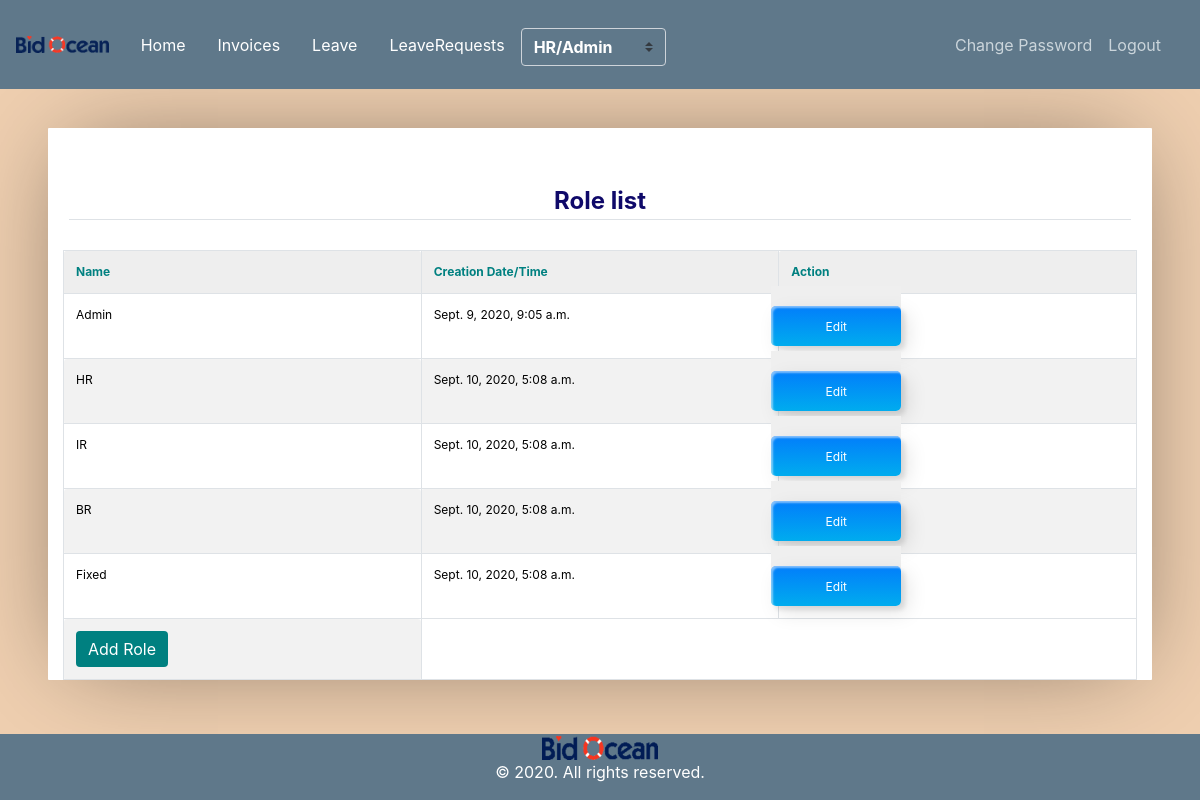
Page /role-list/ (signed in) on the committed database.
### user_invoice/models.py (models this page shows, shortened)
class Role(models.Model):
    id         = models.AutoField(primary_key=True)
    name       = models.CharField(max_length=300)
    created_at = models.DateTimeField(auto_now_add=True)
    status     = models.SmallIntegerField(default=1)

### user_invoice/views.py (the view)
# urls.py: path('role-list/',views.RoleDisplayView.as_view(),name='role_list'),
class RoleDisplayView(AdminOrHRPanelMixin,TemplateView):
    template_name = 'user_invoice/role_list.html'
    def get(self, request):
        context = {
            'roles': Role.objects.all(),
            'title': 'Role list',
            'role' : Employee.objects.get(auth_tbl=self.request.user).role.name.lower()
        }
        return render(request, self.template_name, context)

### user_invoice/mixin.py (called while the page is built)
    def test_func(self):
        user     = self.request.user
        employee = Employee.objects.get(auth_tbl=user)
        return employee.role.name.lower() == 'admin' or employee.role.name.lower() == 'hr'

### user_invoice/templates/user_invoice/role_list.html (shortened to what this page needs)
{% extends "user_invoice/base.html" %}
{% load crispy_forms_tags %}
{% block content %}
		<table  width="100%">
			<tr>
				<td><legend class="border-bottom mb-4" style="color: rgb(15, 9, 105);text-align: center;"><b>Role list</b> </legend></td>
			</tr>
		</table>
		<table cellpadding="0" cellspacing="0" border="0" class="table table-bordered table-striped  display" width="100%">
			<tr>
				<th style="color: teal;"><b> Name</b> </th>
				<th style="color: teal;"><b> Creation Date/Time</b></th>
				<th style="color: teal;"><b> Action </b></th>
			</tr>
			{% for role in roles %}
				<tr>
					<td style="color: black;">{{role.name}}</td>
					<td style="color: black;">{{role.created_at}}</td>
					<td><a href="{% url 'role_edit' role.pk %}"><button class="custom-btn btn-12"><span>Click!</span><span>Edit</span></button></a></td>
				</tr>
			{% endfor %}
			<td align="left"><a href="{% url 'role_add' %}"><input class="btn btn-primary" type='button' style="background-color:teal;border: none;" value='Add Role'></a></td>
		</table>
{% endblock content %}

### user_invoice/static/user_invoice/main.css (style rules this page uses)
body { background: #fafafa; color: #333333; margin-top: 5rem; }

### user_invoice/templates/user_invoice/base.html (style rules this page uses)
a { color: white; }

### user_invoice/templates/user_invoice/role_list.html (style rules this page uses)
* { border: 0; color: inherit; font-family: inherit; font-size: inherit; font-style: inherit; font-weight: inherit; line-height: inherit; list-style: none; margin: 0; padding: 0; text-decoration: none; vertical-align: top; }
table { font-size: 75%; table-layout: fixed; width: 100%; }
table { border-collapse: collapse; border-spacing: 2px; }
th, td { border-width: 0px; padding: 0.5em; position: relative; }
th, td { border-radius: 0.25em; border-style: solid; }
th { background: #EEE; border-color: #BBB; }
td { border-color: #DDD; }
html { font: 16px/1 'Open Sans', sans-serif; overflow: auto; padding: 0.5in; }
html { background: #EFCFB0; cursor: default; }
body { background: #FFF; border-radius: 1px; box-shadow: 0 0 1in -0.25in rgba(0, 0, 0, 0.5); }
.btn-12 { position: relative; right: 20px; bottom: 20px; border:none; box-shadow: none; width: 130px; height: 40px; line-height: 42px; -webkit-perspective: 230px; perspective: 230px; }
.btn-12 span { background: rgb(0,172,238); background: linear-gradient(0deg, rgba(0,172,238,1) 0%, rgba(2,126,251,1) 100%); display: block; position: absolute; width: 130px; height: 40px; box-shadow:inset 2px 2px 2px 0px rgba(255,255,255,.5), 7px 7px 20px 0px rgba(0,0,0,.1), 4px 4px 5px 0px rgba(0,0,0,.1); border-radius: 5px; margin:0; text-align: center; -webkit-box-sizing: border-box; -moz-box-sizing: border-box; box-sizing: border-box; -webkit-transition: all .3s; transition: all .3s; }
.btn-12 span:nth-child(2) { -webkit-transform: rotateX(0deg); -moz-transform: rotateX(0deg); transform: rotateX(0deg); -webkit-transform-origin: 50% 50% -20px; -moz-transform-origin: 50% 50% -20px; transform-origin: 50% 50% -20px; }

### rows in the picture
Role: name "Admin", created_at "Sept. 9, 2020, 9:05 a.m."
Role: name "HR", created_at "Sept. 10, 2020, 5:08 a.m."
Role: name "IR", created_at "Sept. 10, 2020, 5:08 a.m."
Role: name "BR", created_at "Sept. 10, 2020, 5:08 a.m."
Role: name "Fixed", created_at "Sept. 10, 2020, 5:08 a.m."
